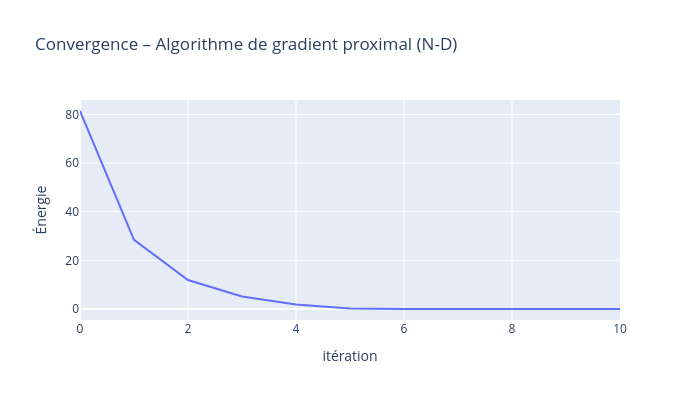

Notebook cell for this chart:
### Code cell
df = pandas.DataFrame({
    "itération": np.arange(Niter+1),
    "Énergie": En
})

fig = px.line(
    df,
    x="itération",
    y="Énergie",
    title="Convergence – Algorithme de gradient proximal (N-D)",
    width=700,
    height=400
)
fig.show()

### Figure 1 — Plotly figure (JSON) as saved in the notebook; plotly's stock layout.template omitted (floating-point values rounded to 4 significant figures)
{"data": [{"hovertemplate": "itération=%{x}<br>Énergie=%{y}<extra></extra>", "legendgroup": "", "line": {"color": "#636efa", "dash": "solid"}, "marker": {"symbol": "circle"}, "mode": "lines", "name": "", "orientation": "v", "showlegend": false, "type": "scatter", "x": [0, 1, 2, 3, 4, 5, 6, 7, 8, 9, 10], "xaxis": "x", "y": [81.42, 28.43, 11.91, 5.124, 1.864, 0.1766, 0.0, 0.0, 0.0, 0.0, 0.0], "yaxis": "y"}], "layout": {"height": 400, "legend": {"tracegroupgap": 0}, "title": {"text": "Convergence – Algorithme de gradient proximal (N-D)"}, "width": 700, "xaxis": {"anchor": "y", "domain": [0, 1], "title": {"text": "itération"}}, "yaxis": {"anchor": "x", "domain": [0, 1], "title": {"text": "Énergie"}}}}
